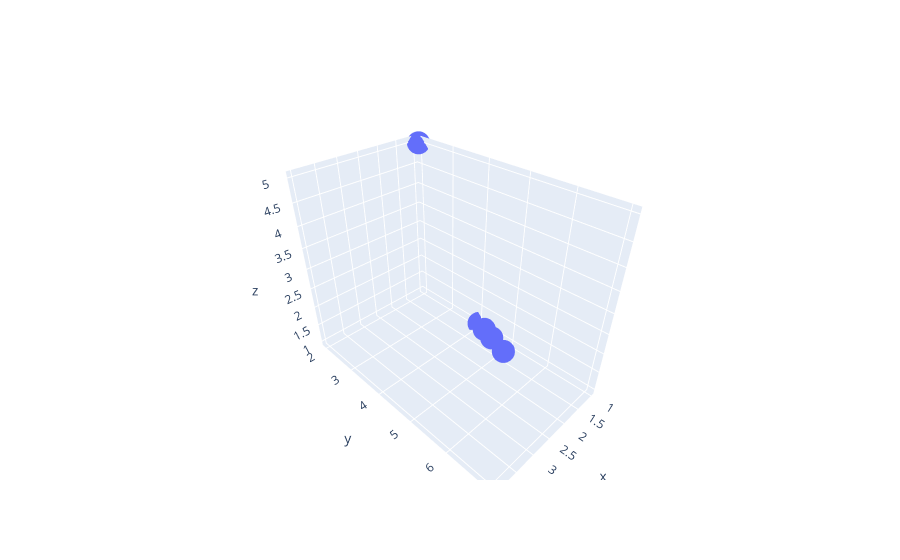

The notebook cell this image was saved under:
### Code cell
fig=go.Figure()
fig.add_trace(go.Scatter3d(x=[1,2,3,4,1],y=[4,5,6,7,2], mode= 'markers',z=[1,2,3,4,5]))

### Figure 1 — Plotly figure (JSON) as saved in the notebook; plotly's stock layout.template omitted (floating-point values rounded to 4 significant figures)
{"data": [{"mode": "markers", "type": "scatter3d", "x": [1, 2, 3, 4, 1], "y": [4, 5, 6, 7, 2], "z": [1, 2, 3, 4, 5]}], "layout": {}}
